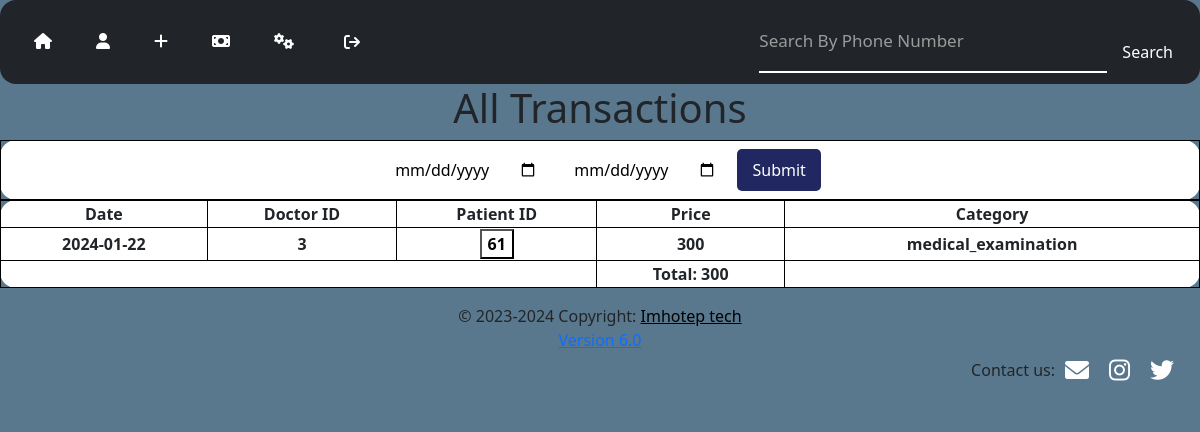
The page /trans_assi (signed in) on the database its author committed.
### tables this page shows
CREATE TABLE "transactions" (
"trans_id"	INTEGER,
"doc_id"	INTEGER,
"id"	INTEGER,
"price"	INTEGER,
"category"	TEXT,
"date"	INTEGER,
"patient_cat"	TEXT,
PRIMARY KEY("trans_id")

);

### app.py (the view)
@app.route("/trans_assi")
def trans_assi():
    if not session.get("logged_in_assistant"):
        return render_template("login.html")
    else:
        doc_id = assistant_id()
        datas = db.execute("SELECT * FROM transactions WHERE doc_id = ?", doc_id)
        sum = db.execute("SELECT SUM(price) FROM transactions WHERE doc_id = ? ORDER BY date", doc_id)
        return render_template("all_trans_assi.html", datas = datas, sum=sum)

### app.py (called while the page is built)
def assistant_id():
        a_id = session.get("a_id")
        doc_id_query = db.execute("SELECT doc_id FROM doctors WHERE a_id = ?", a_id)
        if len(doc_id_query) > 0:
            doc_id = doc_id_query[0]["doc_id"]
        return doc_id

### templates/all_trans_assi.html
<!DOCTYPE html>
<html lang="en">
{% include 'table_all_assi.html' %}
</html>

### templates/table_all_assi.html (shortened to what this page needs)
<head>
    {% include 'css.html' %}
</head>
<body class="centered">
    {% include 'nav_assi.html' %}
    <h1>All Transactions</h1>
    <table>
        <th>
            <form action="/filter_date_assi" id="dateFilterForm">
                <input type="date" name="date1" autocomplete="off" class="input" id="date1Input"
                    placeholder="From Date: ">
                <input type="date" name="date2" autocomplete="off" class="input" id="date2Input"
                    placeholder="To Date: ">
                <button type="submit" class="btn-blue">Submit</button>
            </form>
        </th>
    </table>
    <table class="c">
        <thead>
            <tr>
                <th>Date</th>
                <th>Doctor ID</th>
                <th>Patient ID</th>
                <th>Price</th>
                <th>Category</th>
            </tr>
        </thead>
        <tbody>
            {% for data in datas %}
            <tr>
                <td>{{ data.date }}</td>
                <td>{{ data.doc_id}}</button>
                </td>
                <td>
                    <form action="/search_id_assi" method="GET">
                        <button type="submit" class="transparent-buttonb" style="text-align: center;">{{
                            data.id}}</button>
                    </form>
                </td>
                <td>{{ data.price }}</td>
                <td>{{ data.category }}</td>
                {% endfor %}
            </tr>
        </tbody>
        {% if sum %}
        <tfoot>
            <tr>
                <td colspan="3"></td>
                <td>Total: {{ sum[0]['SUM(price)'] }}</td>
                <td></td>
            </tr>
        </tfoot>
        {% endif %}
    </table>
</body>
{% include 'footer_assi.html' %}

### static/app.css (style rules this page uses)
body { background-color: #59788e; }
.centered { text-align: center; margin: auto; display: flex; flex-direction: column; }
table { background-color: white !important; border-collapse: collapse; border: 1px solid black; border-radius: 1rem; }
th, td { border: 1px solid black; font-weight: bold; border-radius: 1rem; }
table.c { table-layout: auto; width: 100%; }
.input { border: none; padding: 1rem; border-radius: 1rem; background: white; transition: 0.3s; }
button.btn-blue { padding: 9px 15px; border-radius: 5px; border: none; background-color: #202761; color: white; cursor: pointer; }
.transparent-buttonb { background-color: transparent; color: black; font-weight: bold; }

### rows shown on the page
transactions: date "2024-01-22", doc_id "3", id "61", price "300", category "medical_examination"

### other values the page prints
{{ sum[0]['SUM(price)'] }} "300"
